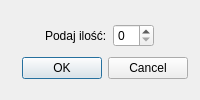
<?xml version="1.0" encoding="UTF-8"?>
<ui version="4.0">
 <class>AddProductDialog</class>
 <widget class="QDialog" name="AddProductDialog">
  <property name="geometry">
   <rect>
    <x>0</x>
    <y>0</y>
    <width>200</width>
    <height>100</height>
   </rect>
  </property>
  <property name="sizePolicy">
   <sizepolicy hsizetype="Fixed" vsizetype="Fixed">
    <horstretch>0</horstretch>
    <verstretch>0</verstretch>
   </sizepolicy>
  </property>
  <property name="windowTitle">
   <string>Dodaj produkt</string>
  </property>
  <widget class="QWidget" name="">
   <property name="geometry">
    <rect>
     <x>10</x>
     <y>20</y>
     <width>178</width>
     <height>64</height>
    </rect>
   </property>
   <layout class="QVBoxLayout" name="verticalLayout">
    <item>
     <layout class="QHBoxLayout" name="horizontalLayout">
      <item>
       <spacer name="horizontalSpacer">
        <property name="orientation">
         <enum>Qt::Horizontal</enum>
        </property>
        <property name="sizeHint" stdset="0">
         <size>
          <width>13</width>
          <height>20</height>
         </size>
        </property>
       </spacer>
      </item>
      <item>
       <widget class="QLabel" name="label">
        <property name="text">
         <string>Podaj ilość:</string>
        </property>
       </widget>
      </item>
      <item>
       <widget class="QSpinBox" name="spinBoxAddProduct">
        <property name="maximum">
         <number>25</number>
        </property>
       </widget>
      </item>
      <item>
       <spacer name="horizontalSpacer_2">
        <property name="orientation">
         <enum>Qt::Horizontal</enum>
        </property>
        <property name="sizeHint" stdset="0">
         <size>
          <width>13</width>
          <height>20</height>
         </size>
        </property>
       </spacer>
      </item>
     </layout>
    </item>
    <item>
     <widget class="QDialogButtonBox" name="buttonBox">
      <property name="orientation">
       <enum>Qt::Horizontal</enum>
      </property>
      <property name="standardButtons">
       <set>QDialogButtonBox::Cancel|QDialogButtonBox::Ok</set>
      </property>
     </widget>
    </item>
   </layout>
  </widget>
 </widget>
 <resources/>
 <connections>
  <connection>
   <sender>buttonBox</sender>
   <signal>accepted()</signal>
   <receiver>AddProductDialog</receiver>
   <slot>accept()</slot>
   <hints>
    <hint type="sourcelabel">
     <x>248</x>
     <y>254</y>
    </hint>
    <hint type="destinationlabel">
     <x>157</x>
     <y>274</y>
    </hint>
   </hints>
  </connection>
  <connection>
   <sender>buttonBox</sender>
   <signal>rejected()</signal>
   <receiver>AddProductDialog</receiver>
   <slot>reject()</slot>
   <hints>
    <hint type="sourcelabel">
     <x>316</x>
     <y>260</y>
    </hint>
    <hint type="destinationlabel">
     <x>286</x>
     <y>274</y>
    </hint>
   </hints>
  </connection>
 </connections>
</ui>
